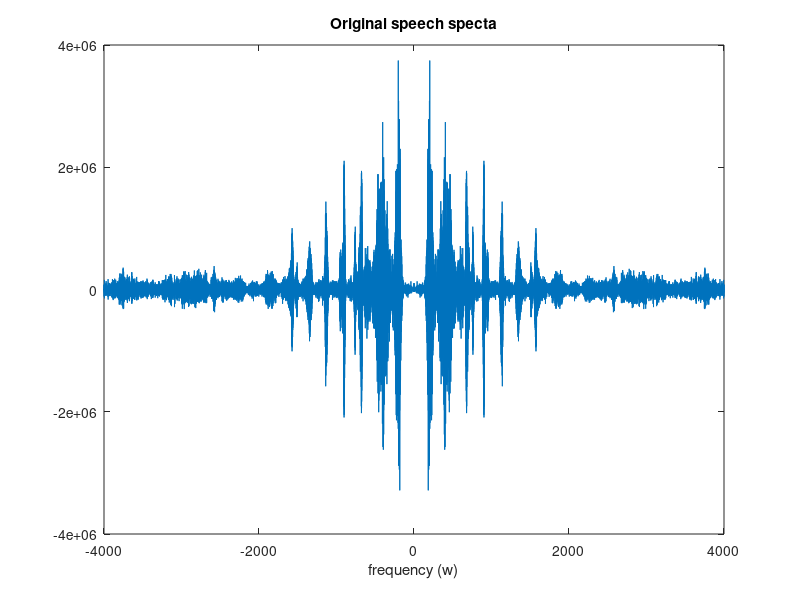

This figure's MATLAB source: (Note: this script raises an error after producing the figure.)
close all; clear all; clc;
set(0, 'DefaultFigureWindowStyle', 'docked');


%% Part 1

load spf2; %load oringal speech signal (female version)
    soundsc(speech,16e3); %play the original speech

speech_fft = fft(speech); %take the fft of original speech
speech_fft = fftshift(speech_fft); %shift the fft to start at 0

figure(1);
    plot (linspace(-4000,4000,length(speech_fft)),speech_fft); %plot the original speech spectra
    xlabel('frequency (w)');  title('Original speech specta')
%
% Check:
%   a.) Frequency-axis values (see my e-mail).
%   b.) Scaling of y-axis (see example in Matlab's help for the FFT function).
%   c.) You want the frequency-magnitude response, so you need to take the
%       absolute value for your y-argument in the PLOT function.  Warning
%       messages can be helpful - "Warning: Imaginary parts of complex X
%       and/or Y arguments ignored".


% Play around with this code.  The 8192 argument is the sample-frequency of
% the "speech" vector.
[X, freq, resolution] = centeredFFT(speech, 8192);
%
 figure('Name', 'Original Female Speech'); ...
    plot(freq, abs(X));
    xlabel('Frequency (Hz)');  ylabel('Amplitude (unitless)');
    grid on;

    
load impulse.mat; %load the impulse response
load coeffs.mat; %load the difference equation coefficients

sf1 = conv(hw,speech); %filter using the impulse response
sf2 = filter(b,a,speech); %filter using the difference equation coeffs

soundsc(sf1); %play the impulse filtered version
soundsc(sf2); %play the difference equation coeffs filtered version

sf1_fft = fft(sf1); %take the fft of the impulse filter response
sf1_fft = fftshift(sf1_fft); %shift the fft to start at 0
sf2_fft = fft(sf2); %take the fft of the difference equation filter response
sf2_fft = fftshift(sf2_fft); %shift the fft to start at 0

hw_fft = fft(hw); %take the fft of the impulse filter response
hw_fft = fftshift(hw_fft); %shift the fft to start at 0

figure(2);
plot (linspace(-4000,4000,length(sf1_fft)),sf1_fft); %plot the impulse response from the first filter
xlabel('frequency (w)')
title('Filtered response due to impulse filter')

figure(3);
plot (linspace(-4000,4000,length(sf2_fft)),sf2_fft); %plot the impulse reponse from the second filter
xlabel('frequency (w)')
title('Filtered response due to difference equation coefficients filter')

figure(4);
plot (linspace(-4000,4000,length(hw_fft)),abs(hw_fft)); %plot the spectra of the first filer
xlabel('frequency (w)')
title('Spectra of the impulse response filter')

figure(5);
freqz(b,a);
xlabel('frequency (w)')
title('Spectra of difference equation coefficients filter')


%% Part 2

ln = length(speech); %downsample the speech
dsspeech = zeros(1,ln); 
dsspeech(1:2:ln)= speech(1:2:ln); 
soundsc(dsspeech); %play the downsampled version of the speech

dsspeech_fft = fft(dsspeech); %take the fft of the impulse filter response
dsspeech_fft = fftshift(dsspeech_fft); %shift the fft to start at 0

figure(6);
plot (linspace(-4000,4000,length(speech_fft)),dsspeech_fft); %plot the impulse response from the first filter
xlabel('frequency (w)')
title('Downsampled speech spectra')


%% Part 3

ln = length(sf1); %downsample the filtered speech
sfd = zeros(1,ln); 
sfd(1:2:ln)= sf1(1:2:ln); 
soundsc(sfd); %play the downsampled version of the speech

sfd_fft = fft(sfd); %take the fft of the impulse filter response
sfd_fft = fftshift(sfd_fft); %shift the fft to start at 0

figure(7);
plot (linspace(-4000,4000,length(sf1_fft)),sfd_fft); %plot the impulse response from the first filter
xlabel('frequency (w)')
title('Downsampled filtered speech spectra "sfd"')


%% Part 4

%We can simply use a LPF to filter out the downsampled components from the
%sfd signal such that it would match the original filtered speech from
%part 1

sfd = conv(hw,sfd); %filter the downsampled filter reponse using the impulse response
sfd_fft = fft(sfd); %take the fft of the impulse filter response
sfd_fft = fftshift(sfd_fft); %shift the fft to start at 0
soundsc(sfd);

figure(8);
plot (linspace(-4000,4000,length(sfd)),sfd_fft); %plot the filtered downsampled speech sfd
xlabel('frequency (w)')
title('Impulse response filtered downsampled speech')


%% Part 5:

load impulsegd.mat; %load the impulsegd file

sf3 = conv(h,speech); %filtered reponse due to the impulsegd filter
soundsc(sf3); %play the filtered speech due to the impulsegd filter

sf3_fft = fft(sf3); %take the fft of the impulsegd filter response
sf3_fft = fftshift(sf3_fft); %shift the fft to start at 0

figure(9);
plot (linspace(-4000,4000,length(sf3_fft)),sf3_fft); %plot the filtered downsampled speech sfd
xlabel('frequency (w)')
title('Impulsegd response filtered speech')

A1 = angle(speech_fft); %phase response of the original speech
figure(10);
plot (linspace(-4000,4000,length(speech_fft)),A1)

Q1 = unwrap (A1); %unwrap the phase response of the original speech
figure(11);
plot (linspace(-4000,4000,length(speech_fft)),Q1)

A2 = angle(sf3_fft); %phase response of the filtered speech that is wrapped
figure(12);
plot (linspace(-4000,4000,length(sf3_fft)),A2)

Q2 = unwrap (A2); %unwrap the phase response of the filtered speech loaded file
figure(13);
plot (linspace(-4000,4000,length(sf3_fft)),Q2)

figure(14);
freqz(h); %magnitude and phase spectra of the impulsegd filter
title('Magnitude and Phase spectra of the impulsegd filter')


%% Part 6

% fdatool;
% I designed the lowpass filter using the specifications from the screen
% captures you provided and created a Matlab function that creates the
% filter.  This function can be called from you script-file, as shown
% below, to bring the filter into the scope of your Matlab script-file.

h_lp = lowpass_2_kHz;

% In order to create a bandpass filter using this lowpass filter as the
% prototype filter, the poles and zeros in the complex z-plane must be
% rotated to that the DC point in the lowpass frequency-magnitude response
% is centered at the required center frequency of the bandpass filter.
%
% As a starting point, it is helpful to understand how the poles and zeros
% of the lowpass filter look in the complex z-plane.  This can be done
% using the Matlab function "zplance".

Num = h_lp.Numerator;

figure(15);    
figure();  zplane(h_lp.numerator);
figure();  freqz(h_lp.numerator, 1, 4096, 48e3);
%         freqz(Num); %magnitude and phase spectra of the Low Pass filter
%         title('Magnitude and Phase spectra of the Low Pass filter')

%To convert the LPF to Bandpass we need to multiple the function by
%cos(2*Pi*f0*n)
length_Num = 1:length(Num); %load the length of the LPF as a vector
% Num_Bandpass = Num.*cos(2*pi*3000*length_Num); %multiply each component by cos to shift up and down
Num_Bandpass = Num.*cos(2*pi*3000/48e3*length_Num); %multiply each component by cos to shift up and down

figure(16);
freqz(Num_Bandpass); %magnitude and phase spectra of the BandPass filter
title('Magnitude and Phase spectra of the Bandpss filter')
figure;  zplane(Num_Bandpass);